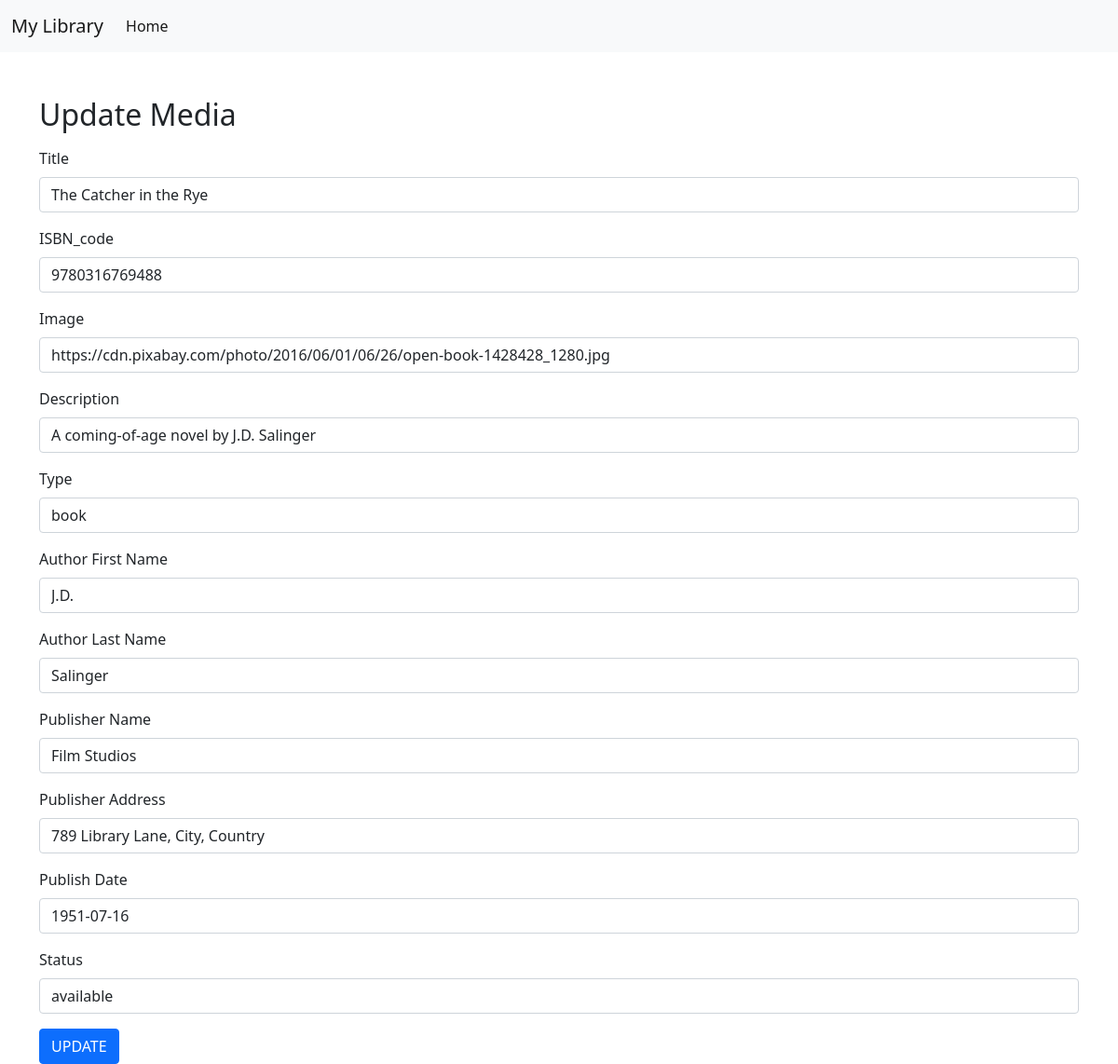
/update.php?x=1, run on the app's committed database.
### tables this page shows
CREATE TABLE `library_table` (
  `id` int(11) NOT NULL,
  `title` varchar(255) NOT NULL,
  `image` varchar(255) DEFAULT NULL,
  `ISBN_code` varchar(20) DEFAULT NULL,
  `short_description` text DEFAULT NULL,
  `type` varchar(50) NOT NULL,
  `author_first_name` varchar(100) NOT NULL,
  `author_last_name` varchar(100) NOT NULL,
  `publisher_name` varchar(200) NOT NULL,
  `publisher_address` varchar(255) DEFAULT NULL,
  `publish_date` date DEFAULT NULL,
  `status` varchar(50) NOT NULL
);

### update.php (the view, shortened to what this page needs)
<?php
require_once "db_connect.php";
$id = $_GET["x"];
$sql = "SELECT * FROM library_table WHERE id = $id";
$result = mysqli_query($connect, $sql);
if ($result) {
  $row = mysqli_fetch_assoc($result);
} else {
  echo "Error in SQL query: " . mysqli_error($connect);
}
?>
<!DOCTYPE html>
<html lang="en">
<head>
  <link href="https://cdn.jsdelivr.net/npm/bootstrap@5.0.2/dist/css/bootstrap.min.css" rel="stylesheet">
</head>
<body>
  <nav class="navbar navbar-expand-lg navbar-light bg-light">
    <div class="container-fluid">
      <a class="navbar-brand" href="index.php">My Library</a>
      <div class="collapse navbar-collapse" id="navbarSupportedContent">
        <ul class="navbar-nav me-auto mb-2 mb-lg-0">
          <li class="nav-item">
            <a class="nav-link active" aria-current="page" href="index.php">Home</a>
          </li>
        </ul>
      </div>
    </div>
  </nav>
  <div class="container mt-5">
    <h2>Update Media</h2>
    <form method="post" enctype="multipart/form-data">
      <div class="mb-3 mt-3">
        <label for="title" class="form-label">Title</label>
        <input type="text" class="form-control" name="title" area-describility="title" id="title" value="<?php echo $row["title"]; ?>" />
      </div>
      <div class="mb-3 mt-3">
        <label for="ISBN_code" class="form-label">ISBN_code</label>
        <input type="text" class="form-control" id="ISBN_code" name="ISBN_code" value="<?php echo $row["ISBN_code"]; ?>" />
      </div>
      <div class="mb-3 mt-3">
        <label for="image" class="form-label">Image</label>
        <input type="text" class="form-control" name="image" area-describility="image" id="image" value="<?php echo $row["image"]; ?>" />
      </div>
      <div class="mb-3 mt-3">
        <label for="description" class="form-label">Description</label>
        <input type="text" class="form-control" name="description" area-describility="description" id="description" value="<?php echo $row["short_description"]; ?>" />
      </div>
      <div class="mb-3 mt-3">
        <label for="type" class="form-label">Type</label>
        <input type="text" class="form-control" name="type" area-describility="type" id="type" value="<?php echo $row["type"]; ?>" />
      </div>
      <div class="mb-3 mt-3">
        <label for="author_first_name" class="form-label">Author First Name</label>
        <input type="text" class="form-control" name="author_first_name" area-describility="author_first_name" id="author_first_name" value="<?php echo $row["author_first_name"]; ?>" />
      </div>
      <div class="mb-3 mt-3">
        <label for="author_last_name" class="form-label">Author Last Name</label>
        <input type="text" class="form-control" name="author_last_name" area-describility="author_last_name" id="author_last_name" value="<?php echo $row["author_last_name"]; ?>" />
      </div>
      <div class="mb-3 mt-3">
        <label for="publisher_name" class="form-label">Publisher Name</label>
        <input type="text" class="form-control" name="publisher_name" area-describility="publisher_name" id="publisher_name" value="<?php echo $row["publisher_name"]; ?>" />
      </div>
      <div class="mb-3 mt-3">
        <label for="publisher_address" class="form-label">Publisher Address</label>
        <input type="text" class="form-control" name="publisher_address" area-describility="publisher_address" id="publisher_address" value="<?php echo $row["publisher_address"]; ?>" />
      </div>
      <div class="mb-3 mt-3">
        <label for="publish_date" class="form-label">Publish Date</label>
        <input type="text" class="form-control" name="publish_date" area-describility="publish_date" id="publish_date" value="<?php echo $row["publish_date"]; ?>" />
      </div>
      <div class="mb-3 mt-3">
        <label for="status" class="form-label">Status</label>
        <input type="text" class="form-control" name="status" area-describility="status" id="status" value="<?php echo $row["status"]; ?>" />
      </div>
      <button type="submit" name="update" class="btn btn-primary">UPDATE</button>
    </form>
  </div>
</body>
</html>

### data on the page
library_table: title "The Catcher in the Rye", ISBN_code "9780316769488", image "https://cdn.pixabay.com/photo/2016/06/01/06/26/open-book-1428428_1280.jpg", description "A coming-of-age novel by J.D. Salinger", type "book", author_first_name "J.D.", author_last_name "Salinger", publisher_name "Film Studios", publisher_address "789 Library Lane, City, Country", publish_date "1951-07-16", status "available"
